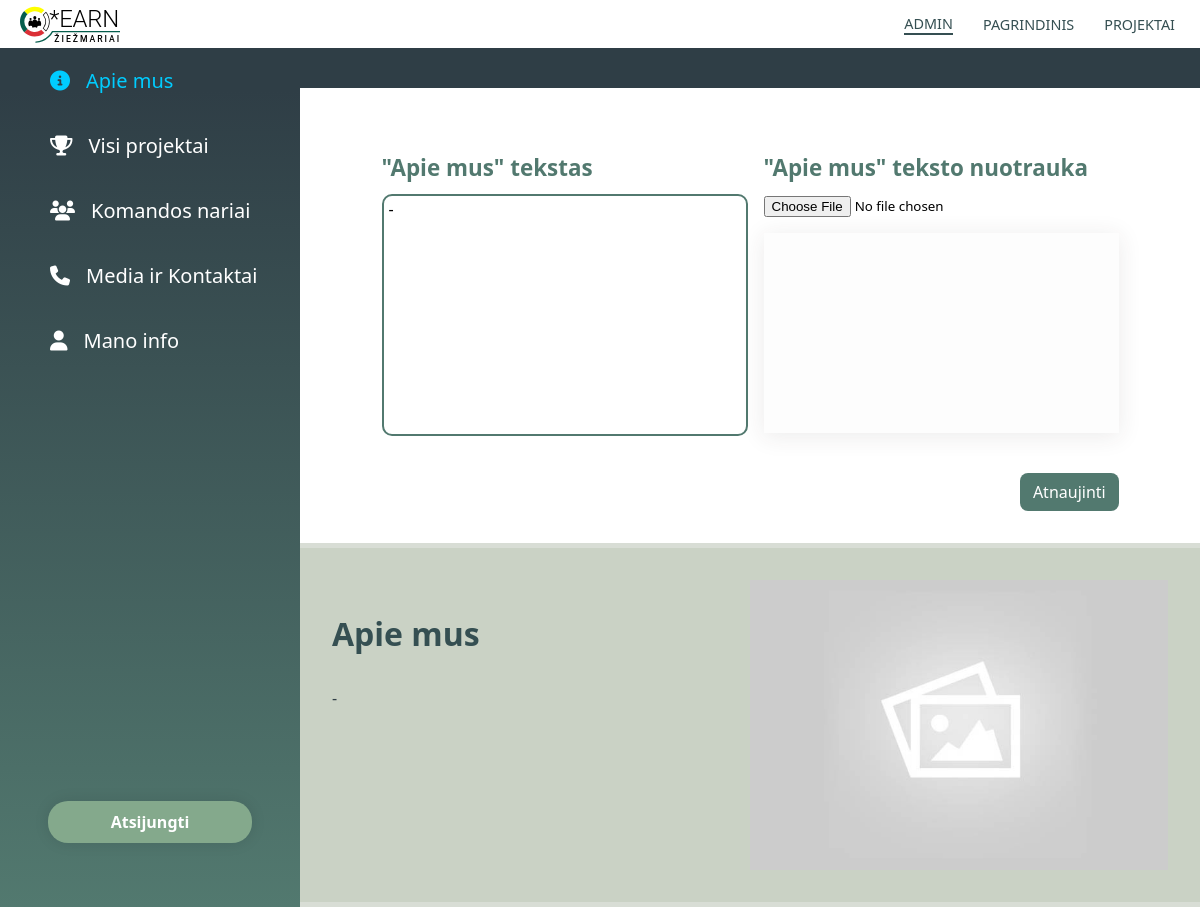
Page /admin/apie-mus (signed in) on the earlier database version.
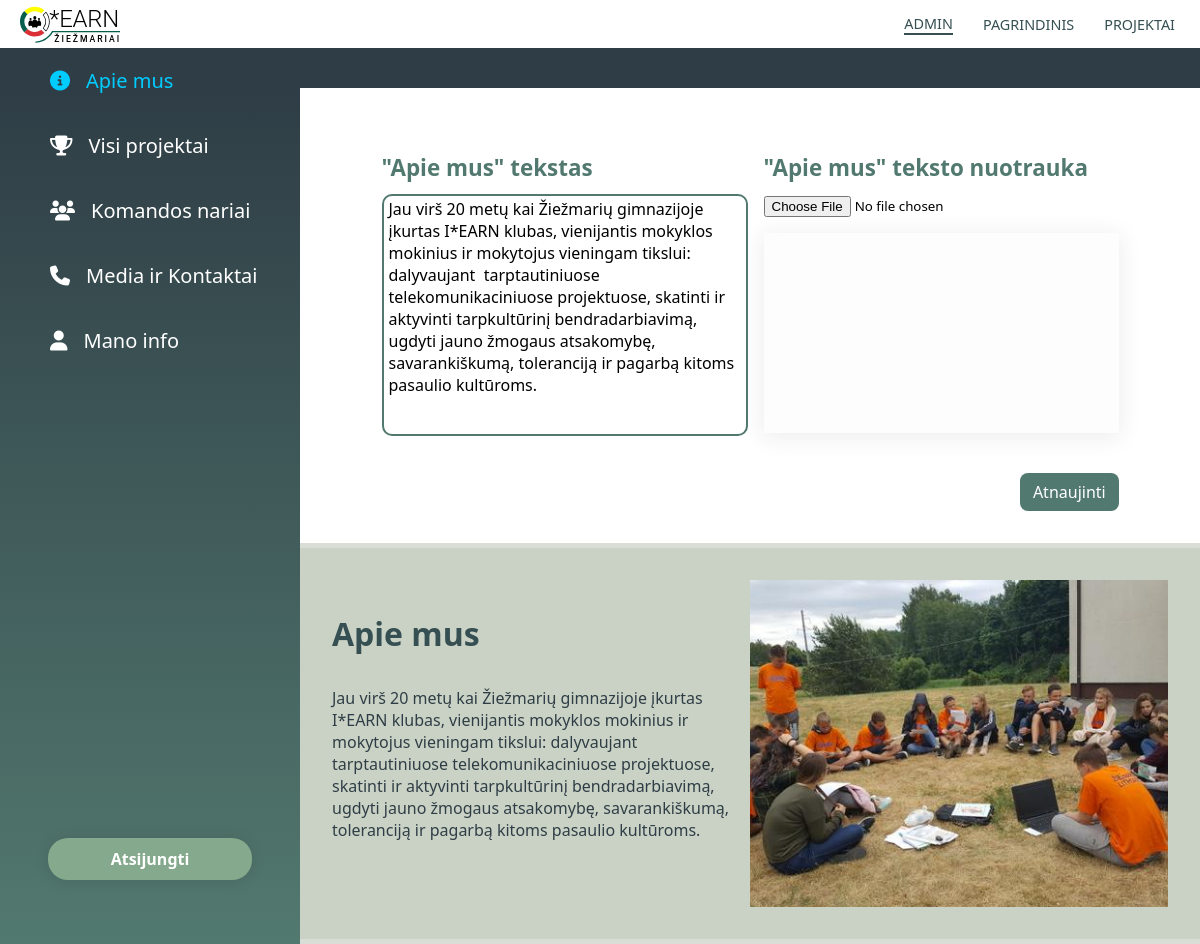
Same page on the later database version.
### iearn/models.py (models this page shows, shortened)
class AboutPost(db.Model):
    id = db.Column(db.Integer, primary_key=True)
    content = db.Column(db.String(600), nullable=False)
    image_file = db.Column(db.String(20), nullable=False, default='default-image.jpg')
    image_path = db.Column(db.String(200), nullable=True)

### iearn/routes.py (the view)
@app.route('/admin/apie-mus', methods=['GET', 'POST'])
@login_required
def about_us():
    form = UpdateAboutUsForm()
    about = AboutPost.query.get(1)
    if form.validate_on_submit():
        about.content = form.content.data
        if form.picture.data:
            if about.image_path:
                os.remove(about.image_path)
            picture_file, picture_path = save_picture(form.picture.data, 'Apie_mus_nuotr', 935)
            about.image_file = picture_file
            about.image_path = picture_path
        db.session.commit()
        flash('Ši sekcija atnaujinta!', 'success')
        return redirect(url_for('about_us'))
    elif request.method == 'GET':
        form.content.data = about.content
    return  render_template('a-apie-mus.html', title='Apie mus', form=form, about=about)

### iearn/forms.py
class UpdateAboutUsForm(FlaskForm):
    content = TextAreaField('"Apie mus" tekstas', validators=[DataRequired()])
    picture = FileField('"Apie mus" teksto nuotrauka', validators=[FileAllowed(['jpeg', 'jpg', 'png'], 'Tinka tik "jpg", "jpeg", "png" formato nuotraukos.')])
    submit = SubmitField('Atnaujinti')

### iearn/models.py (called while the page is built)
@login_manager.user_loader
def load_user(user_id):
    return Admin.query.get(int(user_id))

### iearn/templates/a-apie-mus.html (shortened to what this page needs)
{% extends "a-layout.html" %}
{% block style %}
    <link rel="stylesheet" type="text/css" href="{{ url_for('static', filename='a-apie-mus-style.css') }}" />
{% endblock style %}
{% block content %}
        <div class="top-bar"></div>
        <div class="main-content">
            <div class="content">
                <form autocomplete="off" method="POST" action="" enctype="multipart/form-data">
                    <div class="flex-container">
                        <div>
                            <div class="label">{{ form.content.label() }}</div>
                            {% if form.content.errors %}
                                {{ form.content(class="text-area error-field",  placeholder="Kas mes tokie?") }}
                                <div class="error-note">
                                    {% for error in form.content.errors %}
                                        <span>{{ error }}</span>
                                    {% endfor %}
                                </div>
                            {% else %}
                                {{ form.content(class="text-area",  placeholder="Kas mes tokie?") }}
                            {% endif %}
                        </div>
                        <div >
                            <div class="label">{{ form.picture.label() }}</div>
                            {{ form.picture(id="src") }}
                            <div class="apie-mus-nuotrauka">
                            </div>
                        </div>
                    </div>
                    <div class="btn-box">{{ form.submit(class="btn") }}</div>
                </form>
            </div>
            <section class="pad">
                <div class="container">
                    <div class="tekstas">
                        <h1>Apie mus</h1>
                        <p>{{ about.content }}</p>
                    </div>
                    <div class="about-img">
                        <img src="../static/images/Apie_mus_nuotr/{{ about.image_file }}" alt="Apie mus nuotrauka">
                    </div>
                </div>
            </section>
        </div>
{% endblock content %}

Differences in the rows shown:
changed AboutPost: content (not shown) → "Jau virš 20 metų kai Žiežmarių gimnazijoje įkurtas I*EARN klubas, vienijantis mokyklos mokinius ir mokytojus vieningam tikslui: dalyvaujant tarptautiniuose telekomunikaciniuose projektuose, skatinti ir aktyvinti tarpkultūrinį bendradarbiavimą, ugdyti jauno žmogaus atsakomybę, savarankiškumą, toleranciją ir pagarbą kitoms pasaulio kultūroms."; content "-" → "Jau virš 20 metų kai Žiežmarių gimnazijoje įkurtas I*EARN klubas, vienijantis mokyklos mokinius ir mokytojus vieningam tikslui: dalyvaujant tarptautiniuose telekomunikaciniuose projektuose, skatinti ir aktyvinti tarpkultūrinį bendradarbiavimą, ugdyti jauno žmogaus atsakomybę, savarankiškumą, toleranciją ir pagarbą kitoms pasaulio kultūroms."; image_file: picture added in place of a placeholder
Other differences:
form field content: "-" → (not shown)
